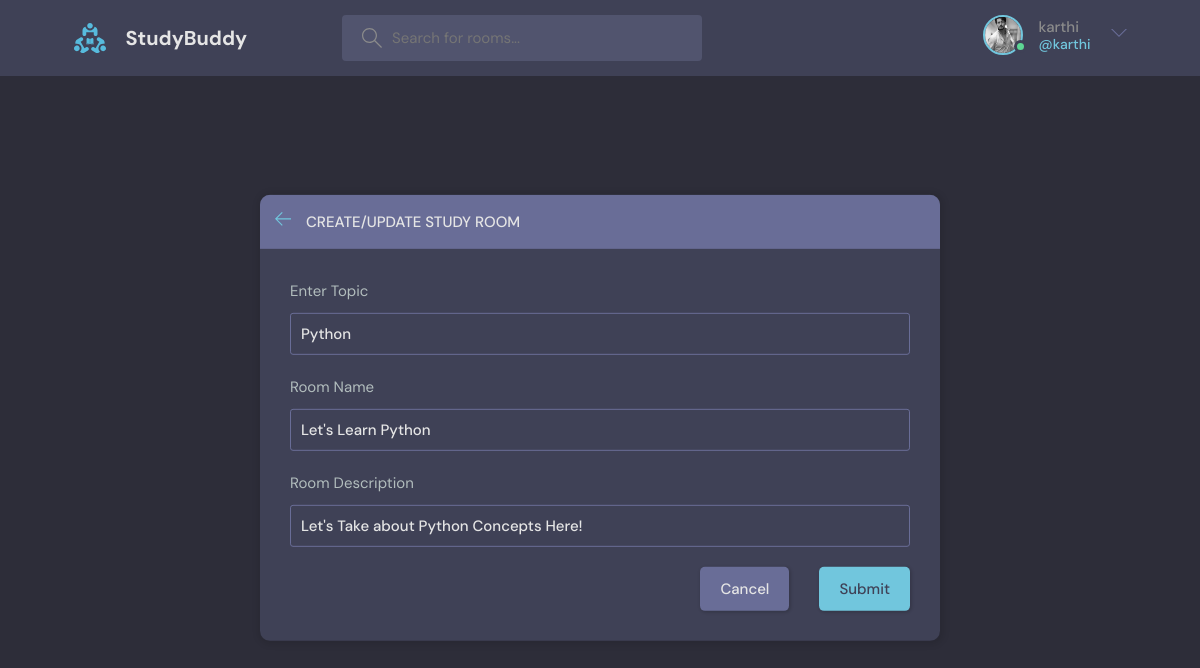
Page /update_room/1/ (signed in) on the committed database.
### temp/models.py (models this page shows, shortened)
class User(AbstractUser):
    name=models.CharField(max_length=50,null=True)
    email=models.EmailField(unique=True,null=False)
    bio=models.TextField(null=True)
    avatar=models.ImageField(null=True,default="avatar.svg")
    USERNAME_FIELD='email'
    REQUIRED_FIELDS=[]

class Rooom(models.Model):
    host=models.ForeignKey(User,on_delete=models.SET_NULL,null=True)
    topic=models.ForeignKey(Topic, on_delete=models.SET_NULL, null=True)
    name = models.CharField(max_length=100)
    description=models.CharField(max_length=100,blank=True,null=True)
    created = models.DateTimeField(auto_now_add=True)
    updated = models.DateTimeField(auto_now=True)
    participants=models.ManyToManyField(User, related_name='participants' , blank=True)
    class Meta:
        ordering=['-updated','-created']

class Topic(models.Model):
    name=models.CharField(max_length=100)
    def __str__(self):
        return self.name

### temp/views.py (the view, shortened to what this page needs)
# urls.py: path('update_room/<str:pk>/',views.update_room,name="update_room"),
@login_required(login_url='login')
def update_room(request,pk):
    room=Rooom.objects.get(id=pk)
    form=RooomForm(instance=room)
    topics=Topic.objects.all()
    if request.user != room.host  :
        return HttpResponse('You are not Allowed ')
    context={'form':form,'topics':topics,'room':room}
    context={'form':form,'topics':topics,'room':room}
    return render(request,'temp/room_form.html',context)

### temp/forms.py
class RooomForm(ModelForm):
    class Meta:
        model=Rooom
        fields='__all__'
        exclude=['host','participants']

### temp/templates/temp/room_form.html (shortened to what this page needs)
{% extends 'main.html' %}
{% block content %}
<main class="create-room layout">
    <div class="container">
      <div class="layout__box">
        <div class="layout__boxHeader">
          <div class="layout__boxTitle">
            <a href="{% url 'home'%}">
              <svg version="1.1" xmlns="http://www.w3.org/2000/svg" width="32" height="32" viewBox="0 0 32 32">
                <title>arrow-left</title>
                <path
                  d="M13.723 2.286l-13.723 13.714 13.719 13.714 1.616-1.611-10.96-10.96h27.625v-2.286h-27.625l10.965-10.965-1.616-1.607z">
                </path>
              </svg>
            </a>
            <h3>Create/Update Study Room</h3>
          </div>
        </div>
        <div class="layout__body">
          <form class="form" action="" method="POST">
            <div class="form__group">
              <label for="room_topic">Enter  Topic </label>
              <input required type="text" value="{{room.topic}}" name="topic"  list="topic-list"/>
            </div>
            <div class="form__group">
              <label for="room_name">Room Name </label>
              {{form.name}}
            </div>
            <div class="form__group">
              <label for="room_name">Room Description </label>
              {{form.description}}
            </div>
            <div class="form__action">
              <a class="btn btn--dark" href="index.html">Cancel</a>
              <button class="btn btn--main" type="submit">Submit</button>
            </div>
          </form>
        </div>
      </div>
    </div>
  </main>
{% endblock content %}

### templates/navbar.html (shortened to what this page needs)
{% load static %}
<header class="header header--loggedIn">
    <div class="container">
      <a href="{% url 'home' %}" class="header__logo">
        <img src="{% static 'images/logo.svg' %} " />
        <h1>StudyBuddy</h1>
      </a>
      <form class="header__search" method ="GET" action="{% url 'home' %}">
        <label>
          <input name ="q" placeholder="Search for rooms..." />
        </label>
      </form>
      <nav class="header__menu">
        {% if request.user.is_authenticated %}
        <div class="header__user">
          <a href="{% url 'update-user' %}">
            <div class="avatar avatar--medium active">
              <img src="{{request.user.avatar.url}}" />
            </div>
            <p> {{request.user.username}}<span>@{{request.user.username}}</span></p>
          </a>
          <button class="dropdown-button">
            <svg version="1.1" xmlns="http://www.w3.org/2000/svg" width="32" height="32" viewBox="0 0 32 32">
              <title>chevron-down</title>
              <path d="M16 21l-13-13h-3l16 16 16-16h-3l-13 13z"></path>
            </svg>
          </button>
        </div>
        {% else %}
        <a href="{% url 'login' %}">
          <img src="{% static 'images/avatar.svg' %} " />
          <p>Login</p>
        </a>
        {% endif %}
      </nav>
    </div>
  </header>
<html>
</html>

### rows in the picture
User: user.avatar (picture), user.username "karthi"
Rooom: topic "Python", name "Let's Learn Python", description "Let's Take about Python Concepts Here!"
